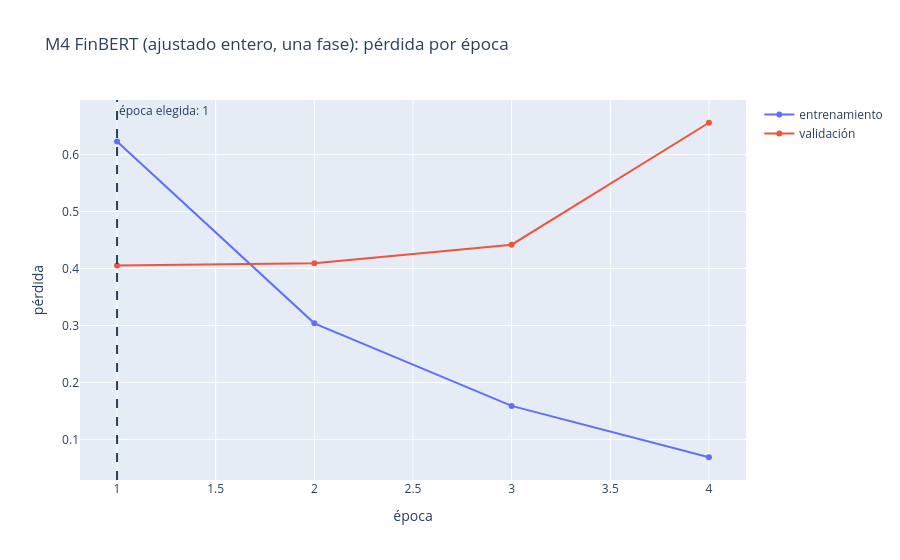

The code cell stored with this chart in its notebook:
### Markdown cell above
Las pérdidas de M4 por época, con la época elegida marcada:

### Code cell
dibujar_perdidas(historial_m4, "M4 FinBERT (ajustado entero, una fase): pérdida por época")

### Figure 1 — Plotly figure (JSON) as saved in the notebook; plotly's stock layout.template omitted (floating-point values rounded to 4 significant figures)
{"data": [{"hovertemplate": "=entrenamiento<br>época=%{x}<br>pérdida=%{y}<extra></extra>", "legendgroup": "entrenamiento", "line": {"color": "#636efa", "dash": "solid"}, "marker": {"symbol": "circle"}, "mode": "lines+markers", "name": "entrenamiento", "orientation": "v", "showlegend": true, "type": "scatter", "x": [1, 2, 3, 4], "xaxis": "x", "y": [0.6231, 0.3037, 0.1587, 0.06852], "yaxis": "y"}, {"hovertemplate": "=validación<br>época=%{x}<br>pérdida=%{y}<extra></extra>", "legendgroup": "validación", "line": {"color": "#EF553B", "dash": "solid"}, "marker": {"symbol": "circle"}, "mode": "lines+markers", "name": "validación", "orientation": "v", "showlegend": true, "type": "scatter", "x": [1, 2, 3, 4], "xaxis": "x", "y": [0.4052, 0.4092, 0.4418, 0.656], "yaxis": "y"}], "layout": {"annotations": [{"showarrow": false, "text": "época elegida: 1", "x": 1, "xanchor": "left", "xref": "x", "y": 1, "yanchor": "top", "yref": "y domain"}], "legend": {"title": {"text": ""}, "tracegroupgap": 0}, "shapes": [{"line": {"dash": "dash"}, "type": "line", "x0": 1, "x1": 1, "xref": "x", "y0": 0, "y1": 1, "yref": "y domain"}], "title": {"text": "M4 FinBERT (ajustado entero, una fase): pérdida por época"}, "xaxis": {"anchor": "y", "domain": [0.0, 1.0], "title": {"text": "época"}}, "yaxis": {"anchor": "x", "domain": [0.0, 1.0], "title": {"text": "pérdida"}}}}
